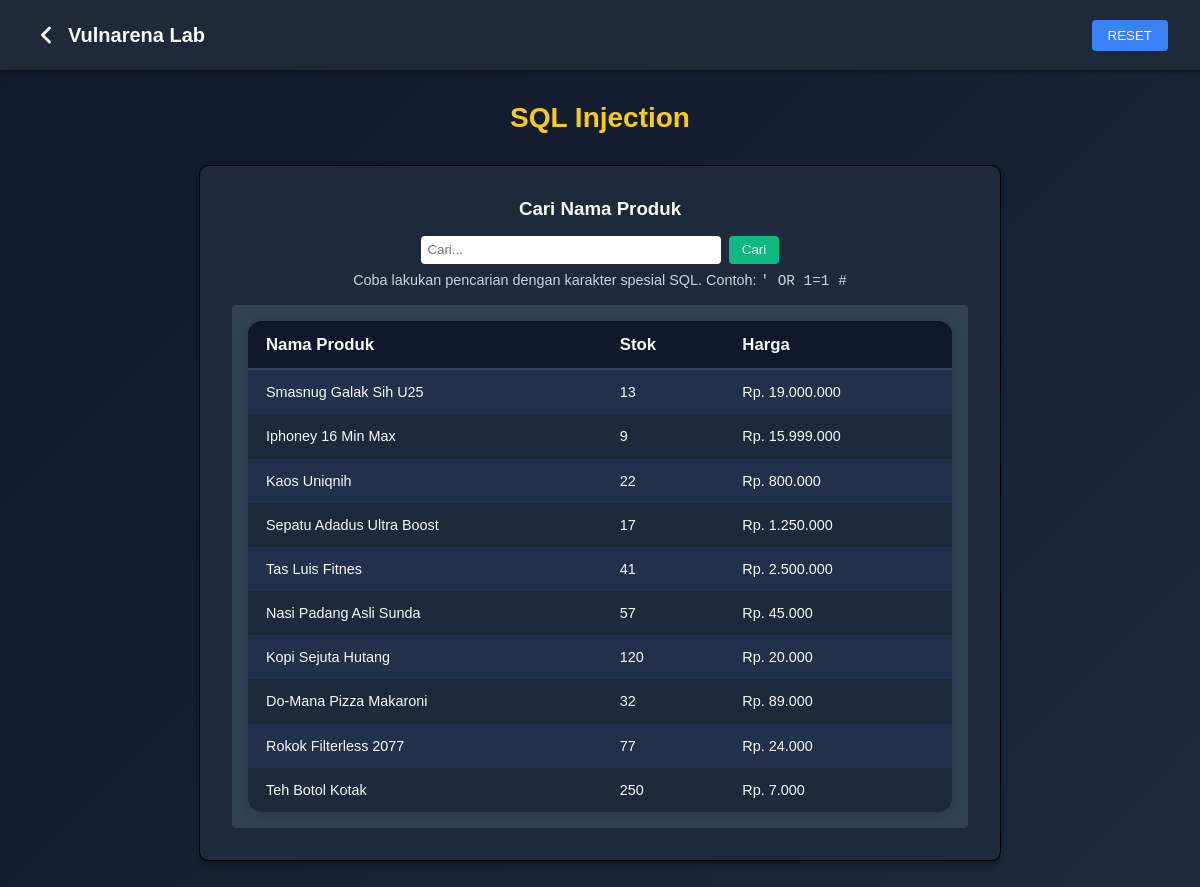
Screenshot of /lab-sql.php (signed in) with the database file from the repository.
### tables this page shows
CREATE TABLE `products` (
  `product_id` int NOT NULL,
  `product_name` varchar(128) NOT NULL,
  `product_stock` int NOT NULL DEFAULT '0',
  `product_price` bigint NOT NULL,
  `product_category` varchar(64) NOT NULL,
  `is_hidden` tinyint(1) NOT NULL DEFAULT '0'
);

### lab-sql.php (the view, shortened to what this page needs)
<?php
    require(__DIR__ . "/backend/conn.php");
?>
<!DOCTYPE html>
<html lang="en">
<head>
<link rel="stylesheet" href="/style/main.css?b=6">
<link rel="stylesheet" href="/style/sql.css?b=6">
</head>
<body>
<nav class="navbar">
    <h1>
        <a href="/menu.php" style="display: flex; align-items: center; gap: 8px; color: #f8fafc; text-decoration: none; animation: outlineRGB 3s infinite linear;">
            <svg width="28" height="28" viewBox="0 0 24 24" fill="none" stroke="#fff" stroke-width="2.5" stroke-linecap="round" stroke-linejoin="round">
                <polyline points="15 18 9 12 15 6"></polyline>
            </svg>
            Vulnarena Lab
        </a>
    </h1>
    <form method="GET" action="/lab-sql.php" style="margin: 0;">
        <button type="submit" class="reset-btn">RESET</button>
    </form>
</nav>
<h2 class="page-title">SQL Injection</h2>
<div class="container">
    <h3>Cari Nama Produk</h3>
    <div class="search-section">
        <form method="GET">
            <input type="text" name="search" placeholder="Cari...">
            <button type="submit">Cari</button>
        </form>
        <p>Coba lakukan pencarian dengan karakter spesial SQL. Contoh: <code>' OR 1=1 #</code></p>
    </div>
    <div class="result">
        <?php
            if(isset($_GET['search'])){
                $item = $_GET['search'];
                $query = "SELECT * FROM products WHERE product_name LIKE '%$item%' AND is_hidden = 0";
            } else {
                $query = "SELECT * FROM products WHERE is_hidden = 0";
            }
            $result = $db->query($query);
            if($result && $result->num_rows > 0){
                echo "<div class='table-container'><table class='custom-table'>";
                echo "<tr><th>Nama Produk</th><th>Stok</th><th>Harga</th></tr>";
                while($row = $result->fetch_assoc()){
                    echo "<tr>
                            <td>" . htmlspecialchars($row['product_name']) . "</td>
                            <td>" . htmlspecialchars($row['product_stock']) . "</td>
                            <td> Rp. " . number_format($row['product_price'], 0, ',', '.') . "</td>
                        </tr>";
                }
                echo "</table></div>";
            } else {
                echo "<p>Produk tidak ditemukan.</p>";
            }
        ?>
    </div>
</div>
</body>
</html>

### style/main.css (style rules this page uses)
* { margin: 0; padding: 0; box-sizing: border-box; }
html, body { width: 100%; height: 100%; overflow: hidden; }
body { font-family: Arial, sans-serif; background: linear-gradient(135deg, #0f172a, #1e293b); color: #f8fafc; margin: 0; height: 100%; min-height: 100vh; overflow-y: auto; }
.navbar { width: 100vw; height: 70px; display: flex; align-items: center; padding-left: 10px; padding-right: 10px; background-color: aqua; }
.navbar { background-color: #1f2937; padding: 1rem 2rem; display: flex; justify-content: space-between; align-items: center; box-shadow: 0 2px 4px rgba(0,0,0,0.3); }
.navbar a { color: #f8fafc; text-decoration: none; position: relative; animation: outlineRGB 3s infinite linear; }
.navbar h1 { margin: 0; font-size: 1.25rem; }
.navbar a { color: #f8fafc; text-decoration: none; font-weight: bold; }
.page-title { text-align: center; color: #facc15; font-size: 1.75rem; margin-top: 2rem; }
.reset-btn { background-color: #3b82f6; color: #f8fafc; border: none; padding: 0.5rem 1rem; border-radius: 0.25rem; cursor: pointer; transition: background-color 0.3s; }
.container { flex: 1; display: flex; padding: 5px; align-items: center; justify-content: center; width: 100%; outline: solid black 1px; }

### style/sql.css (style rules this page uses)
.container { max-width: 800px; margin: 2rem auto; background-color: #1e293b; padding: 2rem; border-radius: 0.5rem; box-shadow: 0 4px 6px rgba(0,0,0,0.4); display: flex; flex-direction: column; align-items: center; }
.page-title { text-align: center; color: #facc15; font-size: 1.75rem; margin-top: 2rem; }
.search-section { width: 100%; margin-top: 1rem; }
.search-section form { display: flex; gap: 0.5rem; justify-content: center; margin-bottom: 0.5rem; }
.search-section input[type="text"] { flex: 1; max-width: 300px; padding: 0.4rem; border: none; border-radius: 0.25rem; }
.search-section button { background-color: #10b981; border: none; padding: 0.4rem 0.8rem; border-radius: 0.25rem; color: #f8fafc; cursor: pointer; transition: background-color 0.3s; }
.search-section p { text-align: center; color: #cbd5e1; font-size: 0.9rem; margin: 0.5rem 0 0 0; }
.result { width: 100%; margin-top: 1rem; background-color: #334155; padding: 1rem; border-radius: 0.25rem; font-size: 0.9rem; line-height: 1.4; }
.custom-table { width: 100%; border-collapse: separate; border-spacing: 0; color: #f8fafc; background: #1e293b; border-radius: 14px; overflow: hidden; box-shadow: 0 2px 12px #0002; }
.custom-table th, .custom-table td { border: none; padding: 12px 18px; text-align: left; }
.custom-table th { background: #0f172a; font-weight: bold; font-size: 1.05rem; border-bottom: 2px solid #334155; }
.custom-table tr { transition: background 0.18s; }
.custom-table tr:nth-child(even) { background: #23304b; }

### rows the page displays
products: product_name "Smasnug Galak Sih U25", product_stock "13", product_price "19.000.000"
products: product_name "Iphoney 16 Min Max", product_stock "9", product_price "15.999.000"
products: product_name "Kaos Uniqnih", product_stock "22", product_price "800.000"
products: product_name "Sepatu Adadus Ultra Boost", product_stock "17", product_price "1.250.000"
products: product_name "Tas Luis Fitnes", product_stock "41", product_price "2.500.000"
products: product_name "Nasi Padang Asli Sunda", product_stock "57", product_price "45.000"
products: product_name "Kopi Sejuta Hutang", product_stock "120", product_price "20.000"
products: product_name "Do-Mana Pizza Makaroni", product_stock "32", product_price "89.000"
products: product_name "Rokok Filterless 2077", product_stock "77", product_price "24.000"
products: product_name "Teh Botol Kotak", product_stock "250", product_price "7.000"
